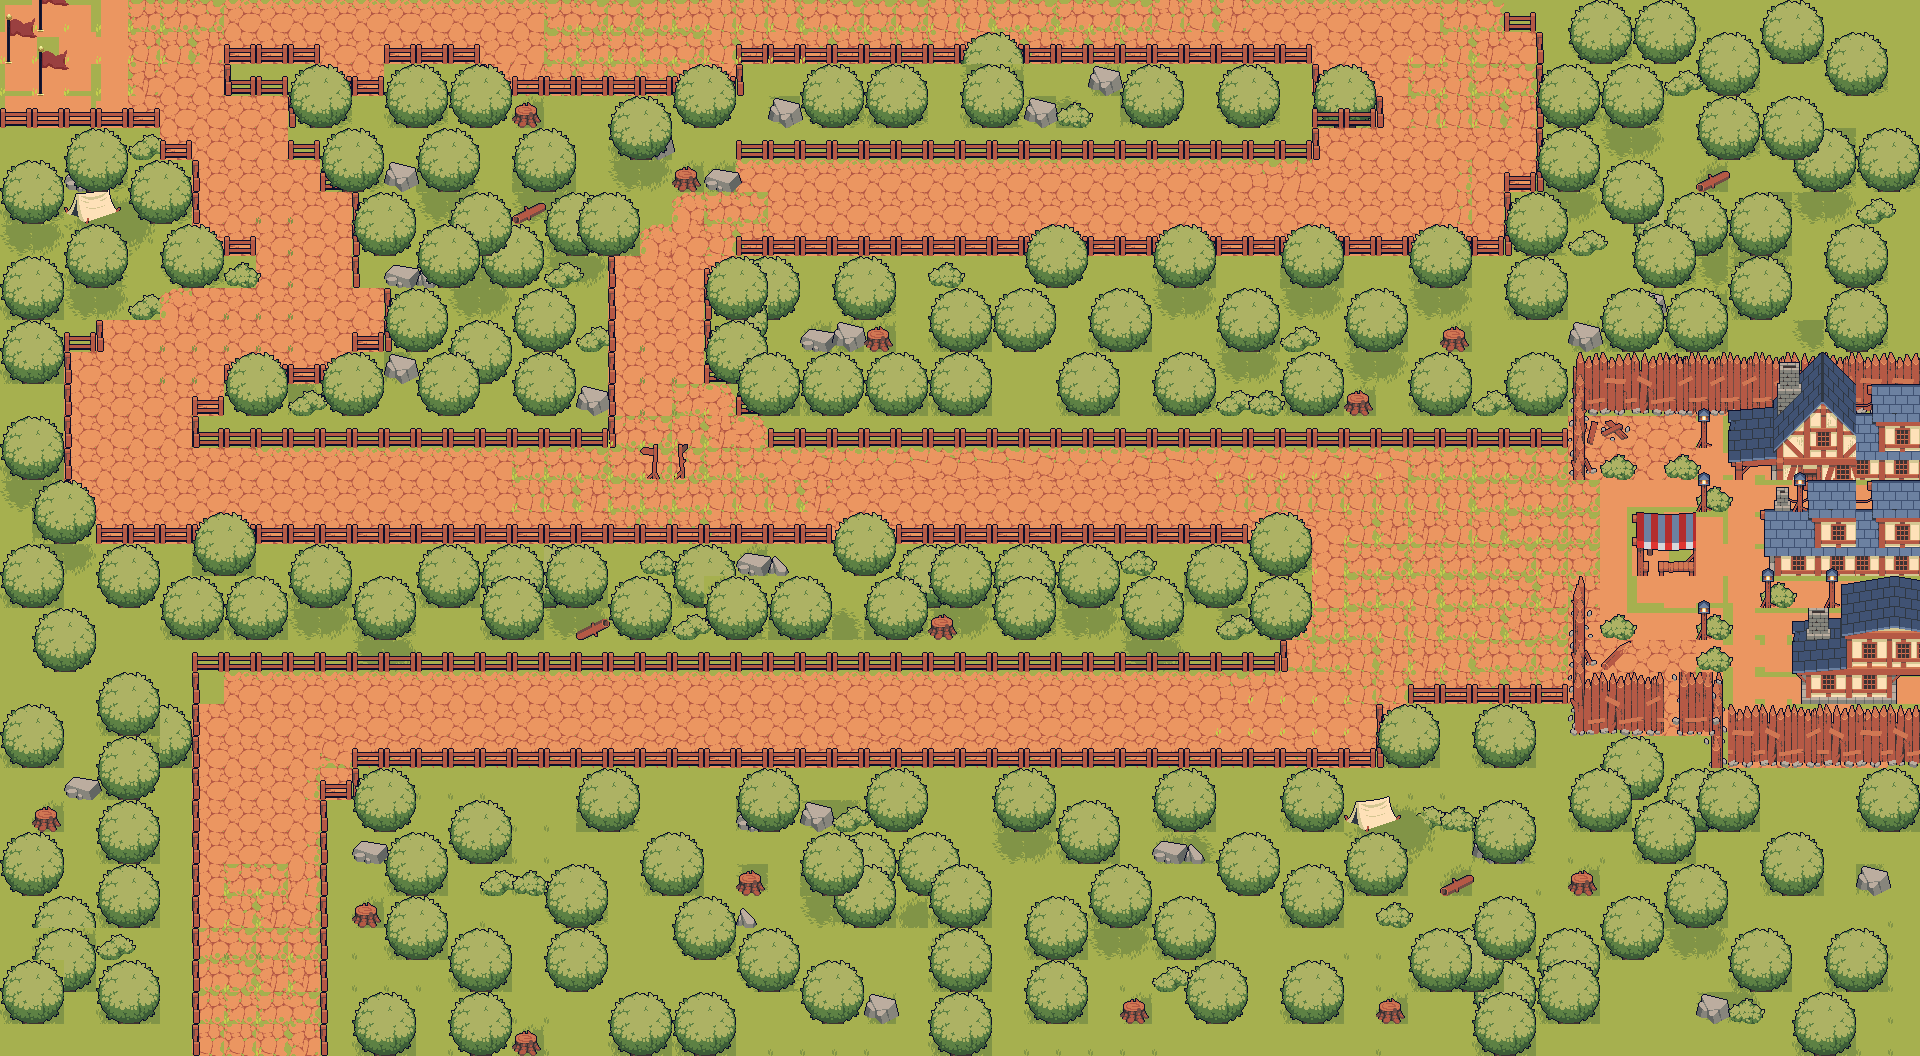

This game map was drawn from its Tiled (.tmx) file and the tilesets committed beside it. A one-line description and the trimmed map source follow:
An orthogonal 60x33 tile map with 32x32 px tiles, 6 tile layers (Tile Layer 1, Tile Layer 2, setaS, Tile Layer 4, ...), 27 tilesets and 59 objects (40x collision, player_start, player_end, npc, trigger1, ...).

<map version="1.10" tiledversion="1.11.2" orientation="orthogonal" renderorder="right-down" width="60" height="33" tilewidth="32" tileheight="32" infinite="0" nextlayerid="36" nextobjectid="99">
 <tileset firstgid="1" source="Tree1.tsx" />
 <tileset firstgid="5" source="FieldsTileset.tsx" />
 <tileset firstgid="69" source="maja.tsx" />
 <tileset firstgid="78" source="majas2.tsx" />
 <tileset firstgid="94" source="majas3.tsx" />
 <tileset firstgid="110" source="tent.tsx" />
 <tileset firstgid="114" source="FieldsTilesetTest.tsx" />
 <tileset firstgid="178" source="lampas.tsx" />
 <tileset firstgid="179" source="seta.tsx" />
 <tileset firstgid="243" source="2.tsx" />
 <tileset firstgid="244" source="finalEna.tsx" />
 <tileset firstgid="245" source="akmens.tsx" />
 <tileset firstgid="246" source="akmens1.tsx" />
 <tileset firstgid="247" source="akmens2.tsx" />
 <tileset firstgid="248" source="zime.tsx" />
 <tileset firstgid="249" source="zime1.tsx" />
 <tileset firstgid="250" source="5.tsx" />
 <tileset firstgid="251" source="zale.tsx" />
 <tileset firstgid="252" source="kust.tsx" />
 <tileset firstgid="253" source="dekors.tsx" />
 <tileset firstgid="254" source="dekors2.tsx" />
 <tileset firstgid="255" source="telts.tsx" />
 <tileset firstgid="256" source="6.tsx" />
 <tileset firstgid="257" source="karogsss.tsx" />
 <tileset firstgid="258" source="istaSeta.tsx" />
 <tileset firstgid="259" source="777.tsx" />
 <tileset firstgid="260" source="787.tsx" />
 <layer id="1" name="Tile Layer 1" width="60" height="33">
  <data>[1980 cells, 1974 non-empty, 16 distinct tile ids]</data>
 </layer>
 <layer id="4" name="Tile Layer 2" width="60" height="33">
  <data>[1980 cells, 1062 non-empty, 28 distinct tile ids]</data>
 </layer>
 <layer id="6" name="setaS" width="60" height="33">
  <data>[1980 cells, 500 non-empty, 31 distinct tile ids]</data>
 </layer>
 <layer id="8" name="Tile Layer 4" width="60" height="33">
  <data>[1980 cells, 323 non-empty, 40 distinct tile ids]</data>
 </layer>
 <layer id="9" name="Majas" width="60" height="33">
  <data>[1980 cells, 657 non-empty, 39 distinct tile ids]</data>
 </layer>
 <layer id="10" name="lampas" width="60" height="33">
  <data>[1980 cells, 97 non-empty, 48 distinct tile ids]</data>
 </layer>
 <objectgroup id="14" name="player_start">
  <properties>
   <property name="Type" value="player" />
  </properties>
  <object id="17" name="player_start" x="256" y="992">
   <point />
  </object>
 </objectgroup>
 <objectgroup id="17" name="player_end" visible="0">
  <properties>
   <property name="Type" value="player" />
  </properties>
  <object id="18" name="player_end" x="96" y="64">
   <point />
  </object>
 </objectgroup>
 <objectgroup id="16" name="npc">
  <object id="19" name="npc" x="1600" y="544">
   <point />
  </object>
 </objectgroup>
 <objectgroup id="15" name="trigger1" visible="0">
  <object id="22" name="trigger1" x="320" y="672" width="416" height="96" />
 </objectgroup>
 <objectgroup id="19" name="trigger2" visible="0">
  <object id="23" name="trigger2" x="736" y="672" width="544" height="96" />
 </objectgroup>
 <objectgroup id="20" name="trigger3" visible="0">
  <object id="24" name="trigger3" x="1280" y="672" width="96" height="96" />
 </objectgroup>
 <objectgroup id="21" name="trigger4" visible="0">
  <object id="25" name="trigger4" x="1088" y="448" width="224" height="96" />
 </objectgroup>
 <objectgroup id="22" name="trigger5" visible="0">
  <object id="26" name="trigger5" x="768" y="448" width="320" height="96" />
 </objectgroup>
 <objectgroup id="23" name="triggerH6">
  <object id="27" name="triggerH6" x="320" y="448" width="256" height="96" />
 </objectgroup>
 <objectgroup id="24" name="triggerH7">
  <object id="28" name="triggerH7" x="64" y="448" width="256" height="96" />
 </objectgroup>
 <objectgroup id="25" name="triggerH8">
  <object id="29" name="triggerH8" x="192" y="448">
   <polygon points="0,0 -128,0 -128,-96 -96,-96 -96,-128 -32,-128 -32,-160 160,-160 192,-160 192,-96 160,-96 160,-64 32,-64 32,-32 0,-32 0,0" />
  </object>
 </objectgroup>
 <objectgroup id="26" name="triggerH9">
  <object id="30" name="triggerH9" x="256" y="288">
   <polygon points="0,0 0,-32 -64,-32 -64,-128 -96,-128 -96,-160 32,-160 32,-128 64,-128 64,-96 96,-96 96,0" />
  </object>
 </objectgroup>
 <objectgroup id="27" name="triggerM10">
  <object id="31" name="triggerM10" x="608" y="288" width="96" height="96" />
 </objectgroup>
 <objectgroup id="28" name="triggerM11">
  <object id="37" name="triggerM11" x="736" y="288">
   <polygon points="0,0 -128,0 -128,-32 -96,-32 -96,-64 -64,-64 -64,-96 0,-96" />
  </object>
 </objectgroup>
 <objectgroup id="29" name="triggerM12">
  <object id="32" name="triggerM12" x="736" y="160" width="576" height="96" />
 </objectgroup>
 <objectgroup id="30" name="triggerM13">
  <object id="33" name="triggerM13" x="1312" y="128" width="224" height="128" />
 </objectgroup>
 <objectgroup id="31" name="triggerM14">
  <object id="34" name="triggerM14" x="1312" y="0" width="224" height="128" />
 </objectgroup>
 <objectgroup id="32" name="triggerM15">
  <object id="35" name="triggerM15" x="800" y="0" width="512" height="64" />
 </objectgroup>
 <objectgroup id="33" name="triggerM16">
  <object id="36" name="triggerM16" x="224" y="0" width="576" height="64" />
 </objectgroup>
 <objectgroup id="35" name="collision">
  <object id="38" name="collision" x="320" y="768" width="32" height="288" />
  <object id="41" name="collision" x="352" y="768" width="1024" height="32" />
  <object id="42" name="collision" x="1376" y="704" width="32" height="96" />
  <object id="43" name="collision" x="1408" y="704" width="192" height="32" />
  <object id="44" name="collision" x="1568" y="576" width="352" height="160" />
  <object id="45" name="collision" x="1568" y="416" width="352" height="64" />
  <object id="46" name="collision" x="1632" y="480" width="288" height="96" />
  <object id="47" name="collision" x="64" y="544" width="1248" height="32" />
  <object id="49" name="collision" x="160" y="640" width="32" height="416" />
  <object id="50" name="collision" x="1280" y="544" width="32" height="64" />
  <object id="53" name="collision" x="768" y="384" width="800" height="32" />
  <object id="59" name="collision" x="160" y="608" width="1120" height="32" />
  <object id="61" name="collision" x="192" y="384" width="416" height="32" />
  <object id="62" name="collision" x="32" y="320" width="32" height="224" />
  <object id="63" name="collision" x="64" y="288" width="32" height="32" />
  <object id="64" name="collision" x="96" y="256" width="64" height="32" />
  <object id="65" name="collision" x="160" y="224" width="96" height="32" />
  <object id="66" name="collision" x="160" y="160" width="32" height="96" />
  <object id="67" name="collision" x="0" y="128" width="160" height="32" />
  <object id="68" name="collision" x="704" y="288" width="32" height="96" />
  <object id="70" name="collision" x="288" y="64" width="1024" height="32" />
  <object id="71" name="collision" x="736" y="96" width="576" height="32" />
  <object id="72" name="collision" x="288" y="64" width="32" height="64" />
  <object id="74" name="collision" x="320" y="128" width="32" height="32" />
  <object id="75" name="collision" x="352" y="160" width="32" height="96" />
  <object id="76" name="collision" x="384" y="288" width="32" height="64" />
  <object id="77" name="collision" x="320" y="352" width="96" height="32" />
  <object id="78" name="collision" x="736" y="256" width="768" height="32" />
  <object id="79" name="collision" x="1504" y="192" width="32" height="96" />
  <object id="80" name="collision" x="1504" y="0" width="32" height="32" />
  <object id="81" name="collision" x="1536" y="0" width="32" height="224" />
  <object id="86" name="collision" x="576" y="224" width="32" height="192" />
  </objectgroup>
</map>
<!-- 8 of 59 objects omitted -->
